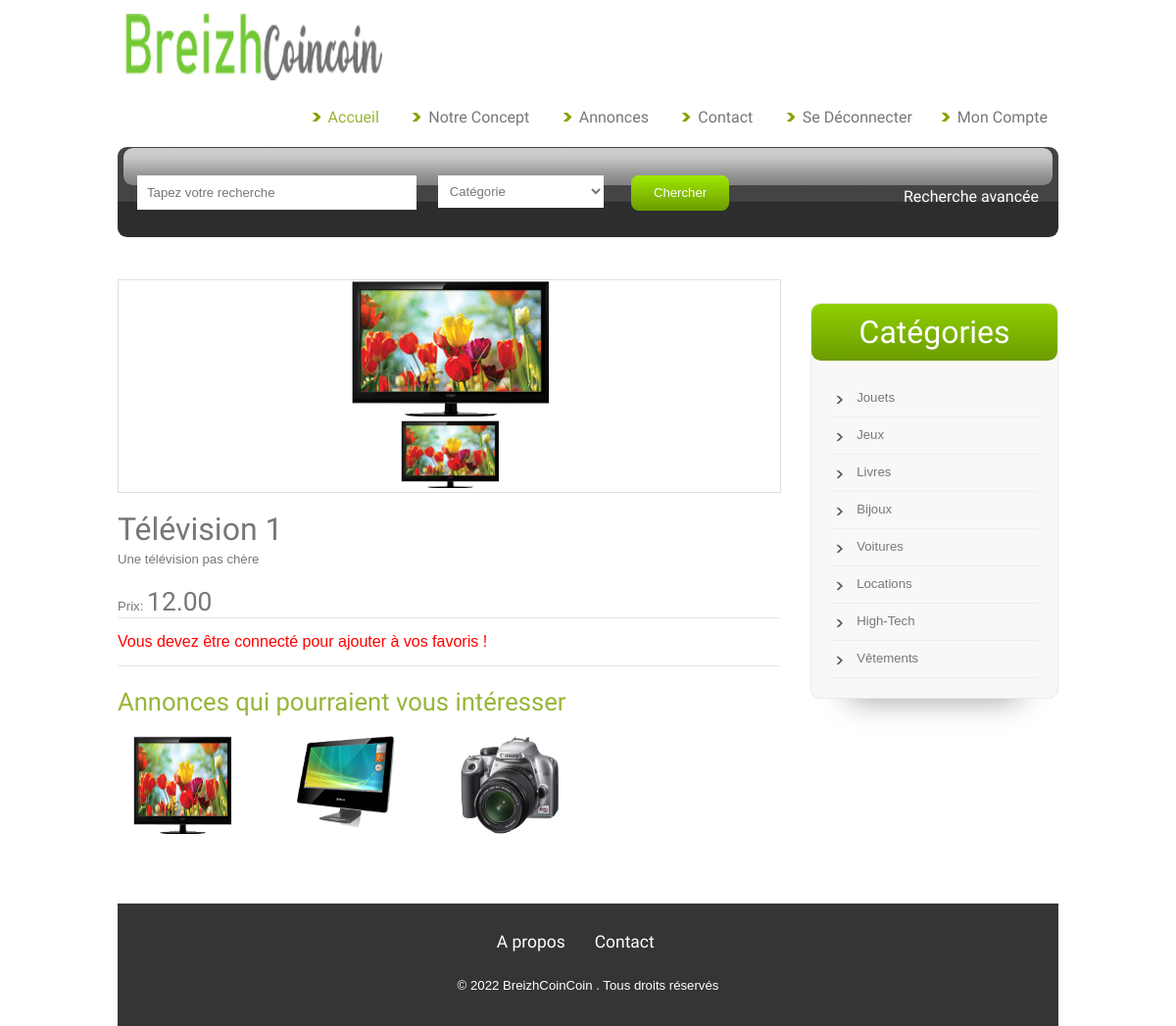
The app's page /annonce.php?id=1 with its own data.
### tables this page shows
CREATE TABLE `annonce` (
  `id` int(11) NOT NULL,
  `titre` varchar(100) NOT NULL,
  `description` text NOT NULL,
  `prix` decimal(10,2) NOT NULL,
  `lienImage` varchar(100) NOT NULL,
  `categorie` varchar(100) NOT NULL,
  `date` date NOT NULL
);

CREATE TABLE `categorie` (
  `id` int(11) NOT NULL,
  `nom` varchar(20) NOT NULL
);

### annonce.php (the view, shortened to what this page needs)
<?php
include("inc/top.php");
?>
<div class="main">
	<div class="details">
		<div class="product-details">
			<div class="images_3_of_2">
				<div id="container">
					<div id="products_example">
						<div id="products">
							<div class="slides_container">
								<?php
								try {
									$bdd = new PDO("mysql:host=localhost;dbname=cours", "root", "root");
									$annonce = $bdd->query("SELECT * FROM annonce WHERE id=" . $_GET['id'])->fetch();
									echo ("<a href='#' target='_blank'><img src='images/" . $annonce['lienImage'] . "' alt='" . $annonce['titre'] . "' /></a>");
								} catch (PDOException $e) {
									echo 'Echec Connexion: ' . $e->getMessage();
								}
								?>
							</div>
							<ul class="pagination">
								<?php
								if (isset($_GET['id'])) {
									echo ("<li><a href='#'><img src='images/" . $annonce['lienImage'] . "' alt='" . $annonce['titre'] . "' width='100px'/></a></li>");
								}
								?>
							</ul>
						</div>
					</div>
				</div>
			</div>
			<div class="desc span_3_of_2">
				<?php
				if (isset($_GET['id'])) {
					echo "<h2>" . $annonce['titre'] . "</h2><p>" . $annonce['description'] . "</p><div class='price'><p>Prix: <span>" . $annonce['prix'] . "</span></p>
					</div>";
				}
				?>
				<?php
				if (isset($_SESSION['rang']) && $_SESSION['rang']=="0") {
					echo ("<div class='wish-list'>
						<ul>
							<li class='wish'><a href='favoris1.php?id=" . $_GET['id'] . "'>Ajouter à mes favoris</a></li>
						</ul>
					</div>");
				} else {
					echo ("<div class='wish-list'>
						<h5 style='color:red;'>Vous devez être connecté pour ajouter à vos favoris !</h5>
					</div>");
				}
				?>
			</div>
		</div>
		<div class="content_bottom">
			<div class="text-h1 top1 btm">
				<h2>Annonces qui pourraient vous intéresser</h2>
			</div>
			<div class="div2">
				<div id="mcts1">
					<?php try {
					$serveur = "localhost";
					$login="root";
					$pass="root";
					$connexion = new PDO("mysql:host=$serveur;dbname=cours", $login, $pass);
					$connexion->setAttribute(PDO::ATTR_ERRMODE, PDO::ERRMODE_EXCEPTION);
					$requete4 =  "SELECT id,titre,lienImage FROM annonce WHERE categorie = (SELECT categorie FROM annonce WHERE id = ".$_GET['id'].") LIMIT 3";
					foreach ($connexion->query($requete4) as $lien) {
						echo "<div class='w3l-img'>
						<a href='annonce.php?id=".$lien['id']."'><img src='images/".$lien['lienImage']."' alt='".$lien['titre']."' width='100px' height='100px'/></a></div>";
					}
				} catch (PDOException $e) {
					echo 'Echec : ' . $e->getMessage();
				}
				?>
				</div>
			</div>
		</div>
	</div>
	<?php
	include("inc/categories.php");
	?>
</div>
<?php
include("inc/bottom.php");
?>

### inc/categories.php
<div class="main">
    <div class="sidebar">
        <div class="s-main">
            <div class="s_hdr">
                <h2>Catégories</h2>
            </div>
            <div class="text1-nav">
                <ul>
                    <?php
                    try{
                        $bdd = new PDO("mysql:host=localhost;dbname=cours", "root", "root");
                        $requete = $bdd->query("SELECT id,nom FROM categorie");
                        while ($resultat = $requete->fetch()) {
                            echo "<li><a href='categories.php?categorie=".$resultat['id']."'>" . $resultat['nom'] . "</a></li>";
                        }
                    }catch (PDOException $e){
                        echo 'Echec Connexion catégorie : ' .$e->getMessage();
                    }
                    ?>
                </ul>
            </div>
        </div>
    </div>

### css/style.css (style rules this page uses)
html,body,div,span,applet,object,iframe,h1,h2,h3,h4,h5,h6,p,blockquote,pre,a,abbr,acronym,address,big,cite,code,del,dfn,em,img,ins,kbd,q,s,samp,small,strike,strong,sub,sup,tt,var,b,u,i,dl,dt,dd,ol,nav ul,nav li,fieldset,form,label,legend,table,caption,tbody,tfoot,thead,tr,th,td,article,aside,canvas,details,embed,figure,figcaption,footer,header,hgroup,menu,nav,output,ruby,section,summary,time,mark,audio,video { margin:0;padding:0;border:0;font-size:100%;font:inherit;vertical-align:baseline; }
ol,ul { list-style:none;margin:0;padding:0; }
a { text-decoration:none; }
img { max-width:100%; }
body { font-family: Arial, Geneva,Helvetica, sans-serif; font-size: 100%; background:#ffffff; }
.main { display: block; padding: 3.5% 0; }
.sidebar { float: left; width:26.333%; }
.s-main { background: #f8f8f8; margin-top: 30px; border: 1px solid rgb(233, 233, 233); box-shadow: 0 40px 30px -40px #999; -webkit-box-shadow: 0 40px 30px -40px #999; -moz-box-shadow: 0 40px 30px -40px #999; -o-box-shadow: 0 40px 30px -40px #999; border-radius: 0.6em; -webkit-border-radius: 0.6em; -moz-border-radius: 0.6em; -o-border-radius: 0.6em; }
.s-main:first-child { margin-top: 0; }
.s_hdr { background: -webkit-gradient(linear, 50% 0%, 50% 100%, color-stop(0%, #8fcf00), color-stop(100%, #6b9c00)); background: -webkit-linear-gradient(top, #8fcf00, #6b9c00); background: -moz-linear-gradient(top, #8fcf00, #6b9c00); background: -o-linear-gradient(top, #8fcf00, #6b9c00); background: linear-gradient(top, #8fcf00, #6b9c00); background-color: #7db500; border-color: #5a8200; border-radius: 0.6em; -webkit-border-radius: 0.6em; -moz-border-radius: 0.6em; -o-border-radius: 0.6em; }
.s_hdr h2 { padding: 10px; text-align: center; font-size: 2.0em; letter-spacing: 0px; color: #FFF; font-family: 'Cabin Condensed', sans-serif; }
.text1-nav { padding:20px; }
.text1-nav ul li { display:inline; }
.text1-nav ul li a { display: block; font-size: 0.825em; color: #777; letter-spacing: 0px; line-height: 2.8em; border-bottom: 1px solid #EEEEEE; }
.text1-nav ul li:before { margin-top: 12px; margin-right: 10px; content: url('../images/arrow1.png'); float: left; }
.top1 { margin-top: 3%; }
.btm { padding-bottom: 3%; }
.desc { display: block; float: left; margin: 0% 0 0% 2.6%; }
.product-details { margin:10px 0; }
.details { width: 70.333%; float: left; margin-right: 3.333%; }
.images_3_of_2 { border: 1px solid #dfdfdf; width: 42.333%; float: left; text-align: center; }
.span_3_of_2 { width: 53.2%; }
.images_3_of_2 img { max-width: 100%; }
.span_3_of_2 h2 { font-size: 2.0em; color: #777; font-weight: 400; font-family: 'Cabin Condensed', sans-serif; }
.span_3_of_2 p { font-size: 0.825em; color: #777; line-height: 1.8em; }
.price p { font-size: 0.825em; color: #777; line-height: 1.8em; vertical-align: top; }
.price p span { font-size: 2.0em; color: #777; font-weight: 400; font-family: 'Cabin Condensed', sans-serif; }
.price { margin-top: 3%; }
.wish-list { padding:15px 0; border-bottom: 1px solid #E6E6E6; border-top: 1px solid #E6E6E6; }
#mcts1 { width:100%; margin: 0 auto; white-space:nowrap; position:relative; }
.w3l-img { float: left; margin: 0 20px; }
#mcts1 img { border:none; }
.text-h1 h2 { font-size: 1.6em; color: #97b538; font-weight: 400; font-family: 'Cabin Condensed', sans-serif; }
@media only screen and (max-width: 1440px) { .images_3_of_2 { width: 100%; } }
@media only screen and (max-width: 1440px) { .w3l-img { margin: 0 16px; } }
@media only screen and (max-width: 1366px) { .desc { width:100%; display: block; margin: 2.6% 0 0; } }
@media only screen and (max-width: 1366px) { .w3l-img { width: 20.5%; } }
@media only screen and (max-width: 1280px) { .w3l-img { width: 20%; } }

### records on screen
annonce: lienImage (picture), titre "Télévision 1", description "Une télévision pas chère", prix "12.00"
annonce: lienImage (picture)
annonce: lienImage (picture)
categorie: nom "Jouets"
categorie: nom "Jeux"
categorie: nom "Livres"
categorie: nom "Bijoux"
categorie: nom "Voitures"
categorie: nom "Locations"
categorie: nom "High-Tech"
categorie: nom "Vêtements"
